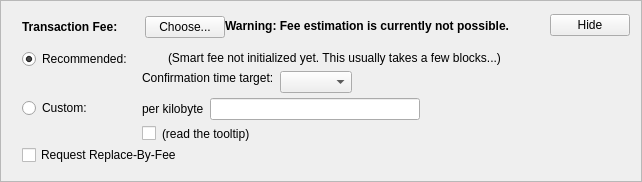
    <widget class="QFrame" name="frameFee">
     <property name="frameShape">
      <enum>QFrame::StyledPanel</enum>
     </property>
     <property name="frameShadow">
      <enum>QFrame::Raised</enum>
     </property>
     <layout class="QVBoxLayout" name="verticalLayout_5">
      <item>
       <layout class="QVBoxLayout" name="verticalLayoutFee2" stretch="0,0,0">
        <property name="spacing">
         <number>0</number>
        </property>
        <property name="leftMargin">
         <number>10</number>
        </property>
        <property name="topMargin">
         <number>0</number>
        </property>
        <item>
         <layout class="QHBoxLayout" name="horizontalLayoutFee1">
          <property name="bottomMargin">
           <number>0</number>
          </property>
          <item>
           <layout class="QVBoxLayout" name="verticalLayoutFee7">
            <property name="spacing">
             <number>0</number>
            </property>
            <item>
             <spacer name="verticalSpacerSmartFee">
              <property name="orientation">
               <enum>Qt::Vertical</enum>
              </property>
              <property name="sizeType">
               <enum>QSizePolicy::Fixed</enum>
              </property>
              <property name="sizeHint" stdset="0">
               <size>
                <width>1</width>
                <height>4</height>
               </size>
              </property>
             </spacer>
            </item>
            <item>
             <layout class="QHBoxLayout" name="horizontalLayoutSmartFee">
              <property name="spacing">
               <number>10</number>
              </property>
              <item>
               <widget class="QLabel" name="labelFeeHeadline">
                <property name="sizePolicy">
                 <sizepolicy hsizetype="Preferred" vsizetype="Maximum">
                  <horstretch>0</horstretch>
                  <verstretch>0</verstretch>
                 </sizepolicy>
                </property>
                <property name="font">
                 <font>
                  <weight>75</weight>
                  <bold>true</bold>
                 </font>
                </property>
                <property name="styleSheet">
                 <string notr="true">font-weight:bold;</string>
                </property>
                <property name="text">
                 <string>Transaction Fee:</string>
                </property>
               </widget>
              </item>
              <item>
               <widget class="QLabel" name="labelFeeMinimized">
                <property name="text">
                 <string/>
                </property>
               </widget>
              </item>
              <item>
               <widget class="QPushButton" name="buttonChooseFee">
                <property name="text">
                 <string>Choose...</string>
                </property>
               </widget>
              </item>
             </layout>
            </item>
            <item>
             <spacer name="verticalSpacer_5">
              <property name="orientation">
               <enum>Qt::Vertical</enum>
              </property>
              <property name="sizeHint" stdset="0">
               <size>
                <width>1</width>
                <height>1</height>
               </size>
              </property>
             </spacer>
            </item>
           </layout>
          </item>
          <item>
           <widget class="QLabel" name="fallbackFeeWarningLabel">
            <property name="font">
             <font>
              <weight>75</weight>
              <bold>true</bold>
             </font>
            </property>
            <property name="toolTip">
             <string>Using the fallbackfee can result in sending a transaction that will take several hours or days (or never) to confirm. Consider choosing your fee manually or wait until you have validated the complete chain.</string>
            </property>
            <property name="text">
             <string>Warning: Fee estimation is currently not possible.</string>
            </property>
            <property name="wordWrap">
             <bool>false</bool>
            </property>
           </widget>
          </item>
          <item>
           <spacer name="horizontalSpacer_5">
            <property name="orientation">
             <enum>Qt::Horizontal</enum>
            </property>
            <property name="sizeType">
             <enum>QSizePolicy::MinimumExpanding</enum>
            </property>
            <property name="sizeHint" stdset="0">
             <size>
              <width>40</width>
              <height>20</height>
             </size>
            </property>
           </spacer>
          </item>
          <item>
           <widget class="QPushButton" name="buttonMinimizeFee">
            <property name="toolTip">
             <string>collapse fee-settings</string>
            </property>
            <property name="text">
             <string>Hide</string>
            </property>
           </widget>
          </item>
         </layout>
        </item>
        <item>
         <widget class="QFrame" name="frameFeeSelection">
          <layout class="QVBoxLayout" name="verticalLayoutFee12">
           <property name="spacing">
            <number>0</number>
           </property>
           <property name="leftMargin">
            <number>0</number>
           </property>
           <property name="topMargin">
            <number>0</number>
           </property>
           <property name="rightMargin">
            <number>0</number>
           </property>
           <property name="bottomMargin">
            <number>0</number>
           </property>
           <item>
            <layout class="QGridLayout" name="gridLayoutFee">
             <property name="topMargin">
              <number>10</number>
             </property>
             <property name="bottomMargin">
              <number>4</number>
             </property>
             <property name="horizontalSpacing">
              <number>10</number>
             </property>
             <property name="verticalSpacing">
              <number>4</number>
             </property>
             <item row="1" column="1">
              <layout class="QVBoxLayout" name="verticalLayoutFee8">
               <property name="spacing">
                <number>6</number>
               </property>
               <item>
                <layout class="QHBoxLayout" name="horizontalLayoutFee13">
                 <item>
                  <widget class="QLabel" name="labelCustomPerKilobyte">
                   <property name="toolTip">
                    <string>If the custom fee is set to 1000 satoshis and the transaction is only 250 bytes, then &quot;per kilobyte&quot; only pays 250 satoshis in fee, while &quot;total at least&quot; pays 1000 satoshis. For transactions bigger than a kilobyte both pay by kilobyte.</string>
                   </property>
                   <property name="text">
                    <string>per kilobyte</string>
                   </property>
                  </widget>
                 </item>
                 <item>
                  <widget class="RavenAmountField" name="customFee"/>
                 </item>
                 <item>
                  <spacer name="horizontalSpacer_6">
                   <property name="orientation">
                    <enum>Qt::Horizontal</enum>
                   </property>
                   <property name="sizeHint" stdset="0">
                    <size>
                     <width>1</width>
                     <height>1</height>
                    </size>
                   </property>
                  </spacer>
                 </item>
                </layout>
               </item>
               <item>
                <layout class="QHBoxLayout" name="horizontalLayoutFee8">
                 <item>
                  <widget class="QCheckBox" name="checkBoxMinimumFee">
                   <property name="toolTip">
                    <string>Paying only the minimum fee is just fine as long as there is less transaction volume than space in the blocks. But be aware that this can end up in a never confirming transaction once there is more demand for raven transactions than the network can process.</string>
                   </property>
                   <property name="text">
                    <string/>
                   </property>
                  </widget>
                 </item>
                 <item>
                  <widget class="QLabel" name="labelMinFeeWarning">
                   <property name="enabled">
                    <bool>true</bool>
                   </property>
                   <property name="toolTip">
                    <string>Paying only the minimum fee is just fine as long as there is less transaction volume than space in the blocks. But be aware that this can end up in a never confirming transaction once there is more demand for raven transactions than the network can process.</string>
                   </property>
                   <property name="text">
                    <string>(read the tooltip)</string>
                   </property>
                   <property name="margin">
                    <number>5</number>
                   </property>
                  </widget>
                 </item>
                 <item>
                  <spacer name="horizontalSpacer_7">
                   <property name="orientation">
                    <enum>Qt::Horizontal</enum>
                   </property>
                   <property name="sizeHint" stdset="0">
                    <size>
                     <width>1</width>
                     <height>1</height>
                    </size>
                   </property>
                  </spacer>
                 </item>
                </layout>
               </item>
              </layout>
             </item>
             <item row="0" column="0">
              <layout class="QVBoxLayout" name="verticalLayoutFee4" stretch="0,1">
               <item>
                <widget class="QRadioButton" name="radioSmartFee">
                 <property name="text">
                  <string>Recommended:</string>
                 </property>
                 <property name="checked">
                  <bool>true</bool>
                 </property>
                 <attribute name="buttonGroup">
                  <string notr="true">groupFee</string>
                 </attribute>
                </widget>
               </item>
               <item>
                <spacer name="verticalSpacer_4">
                 <property name="orientation">
                  <enum>Qt::Vertical</enum>
                 </property>
                 <property name="sizeHint" stdset="0">
                  <size>
                   <width>1</width>
                   <height>1</height>
                  </size>
                 </property>
                </spacer>
               </item>
              </layout>
             </item>
             <item row="1" column="0">
              <layout class="QVBoxLayout" name="verticalLayoutFee9" stretch="0,1">
               <item>
                <widget class="QRadioButton" name="radioCustomFee">
                 <property name="text">
                  <string>Custom:</string>
                 </property>
                 <attribute name="buttonGroup">
                  <string notr="true">groupFee</string>
                 </attribute>
                </widget>
               </item>
               <item>
                <spacer name="verticalSpacer_6">
                 <property name="orientation">
                  <enum>Qt::Vertical</enum>
                 </property>
                 <property name="sizeHint" stdset="0">
                  <size>
                   <width>1</width>
                   <height>1</height>
                  </size>
                 </property>
                </spacer>
               </item>
              </layout>
             </item>
             <item row="0" column="1">
              <layout class="QVBoxLayout" name="verticalLayoutFee3" stretch="0,0,1">
               <property name="spacing">
                <number>6</number>
               </property>
               <property name="topMargin">
                <number>2</number>
               </property>
               <item>
                <layout class="QHBoxLayout" name="horizontalLayoutFee12">
                 <item>
                  <widget class="QLabel" name="labelSmartFee">
                   <property name="text">
                    <string/>
                   </property>
                   <property name="margin">
                    <number>2</number>
                   </property>
                  </widget>
                 </item>
                 <item>
                  <widget class="QLabel" name="labelFeeEstimation">
                   <property name="text">
                    <string/>
                   </property>
                  </widget>
                 </item>
                 <item>
                  <widget class="QLabel" name="labelSmartFee2">
                   <property name="text">
                    <string>(Smart fee not initialized yet. This usually takes a few blocks...)</string>
                   </property>
                   <property name="margin">
                    <number>2</number>
                   </property>
                  </widget>
                 </item>
                 <item>
                  <spacer name="horizontalSpacer_8">
                   <property name="orientation">
                    <enum>Qt::Horizontal</enum>
                   </property>
                   <property name="sizeHint" stdset="0">
                    <size>
                     <width>1</width>
                     <height>1</height>
                    </size>
                   </property>
                  </spacer>
                 </item>
                </layout>
               </item>
               <item>
                <layout class="QHBoxLayout" name="horizontalLayoutFee9">
                 <item>
                  <layout class="QVBoxLayout" name="verticalLayoutFee6">
                   <item>
                    <widget class="QLabel" name="labelSmartFee3">
                     <property name="text">
                      <string>Confirmation time target:</string>
                     </property>
                     <property name="margin">
                      <number>2</number>
                     </property>
                    </widget>
                   </item>
                   <item>
                    <spacer name="verticalSpacer_7">
                     <property name="orientation">
                      <enum>Qt::Vertical</enum>
                     </property>
                     <property name="sizeHint" stdset="0">
                      <size>
                       <width>1</width>
                       <height>1</height>
                      </size>
                     </property>
                    </spacer>
                   </item>
                  </layout>
                 </item>
                 <item>
                  <layout class="QVBoxLayout" name="verticalLayoutFee5">
                   <property name="rightMargin">
                    <number>30</number>
                   </property>
                   <item>
                    <layout class="QHBoxLayout" name="horizontalLayoutConfTarget">
                     <property name="bottomMargin">
                      <number>0</number>
                     </property>
                     <item>
                      <widget class="QComboBox" name="confTargetSelector"/>
                     </item>
                     <item>
                      <spacer name="horizontalSpacerConfTarget">
                       <property name="orientation">
                        <enum>Qt::Horizontal</enum>
                       </property>
                       <property name="sizeHint" stdset="0">
                        <size>
                         <width>40</width>
                         <height>20</height>
                        </size>
                       </property>
                      </spacer>
                     </item>
                    </layout>
                   </item>
                  </layout>
                 </item>
                </layout>
               </item>
               <item>
                <spacer name="verticalSpacer_8">
                 <property name="orientation">
                  <enum>Qt::Vertical</enum>
                 </property>
                 <property name="sizeHint" stdset="0">
                  <size>
                   <width>1</width>
                   <height>1</height>
                  </size>
                 </property>
                </spacer>
               </item>
              </layout>
             </item>
            </layout>
           </item>
           <item>
            <widget class="QCheckBox" name="optInRBF">
             <property name="toolTip">
              <string>Indicates that the sender may wish to replace this transaction with a new one paying higher fees (prior to being confirmed).</string>
             </property>
             <property name="text">
              <string>Request Replace-By-Fee</string>
             </property>
            </widget>
           </item>
          </layout>
         </widget>
        </item>
        <item>
         <spacer name="verticalSpacerFee">
          <property name="orientation">
           <enum>Qt::Vertical</enum>
          </property>
          <property name="sizeType">
           <enum>QSizePolicy::Expanding</enum>
          </property>
          <property name="sizeHint" stdset="0">
           <size>
            <width>40</width>
            <height>5</height>
           </size>
          </property>
         </spacer>
        </item>
       </layout>
      </item>
     </layout>
    </widget>
